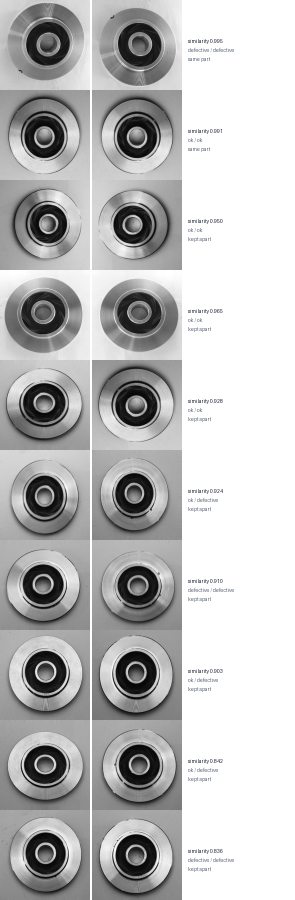
#> input picture reports/figures/duplicate_pairs.png, 590 x 1800 px, given in place of cast_def_0_0.jpeg, which was not available (shown at 1/2 size)
$ python baseline.py
#> lines starting #> are read from the running program, lines starting #| are printed output that depends on the picture; pictures that were not available may be replaced by others from this repository, and a replacement may not be noted
#> (reads data/split_manifest.csv from the repository)
### src/data.py
"""Verify and unpack the Kaggle zip, then build an inventory of every image.

    python -m src.data
"""
import hashlib
import zipfile

import numpy as np
import pandas as pd
from PIL import Image

from src.config import CLASSES, EXTRACTED, PROCESSED, SET_300, SET_512, ZIP, ZIP_SHA256


# [18 lines left out: functions sha256, verify_and_extract, not called in this run]


def load_gray(path, size: int | None = None) -> np.ndarray:
    """Images are stored as RGB JPEGs but are grayscale; load as float32 in [0, 1]."""
#> called with size = 128
    im = Image.open(path).convert("L")
    if size:
        im = im.resize((size, size), Image.Resampling.BOX)
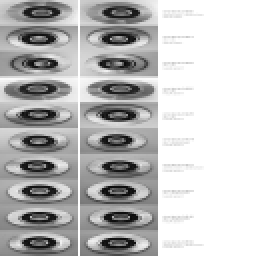
#> im: PIL image 128x128 L (shown 2 times larger); min 10, max 255, mean 188.4
    return np.asarray(im, dtype=np.float32) / 255.0


# [21 lines left out: functions inventory, main, not called in this run]


# [2 lines that do not run on import are left out]

### src/baseline.py
"""Model A, the no-transfer-learning floor: HOG features + logistic regression.

HOG (histograms of edge directions in small cells) is the classic hand-made image feature.
If an ImageNet backbone cannot beat it clearly, transfer learning is not earning its cost.
Regularisation strength C is chosen on validation (average precision); test is not touched.

    python -m src.baseline
"""
import json

import joblib
import numpy as np
import pandas as pd
from skimage.feature import hog
from sklearn.linear_model import LogisticRegression
from sklearn.metrics import average_precision_score
from sklearn.pipeline import make_pipeline
from sklearn.preprocessing import StandardScaler

from src.config import EXTRACTED, MANIFEST, MODELS, REPORTS, SEED
from src.data import load_gray

HOG_SIZE = 128


def hog_features(paths) -> np.ndarray:
    return np.stack([hog(load_gray(EXTRACTED / p, HOG_SIZE), orientations=9, pixels_per_cell=(8, 8),
                         cells_per_block=(2, 2), feature_vector=True) for p in paths]).astype(np.float32)
#> call 2 of load_gray, with size = 128
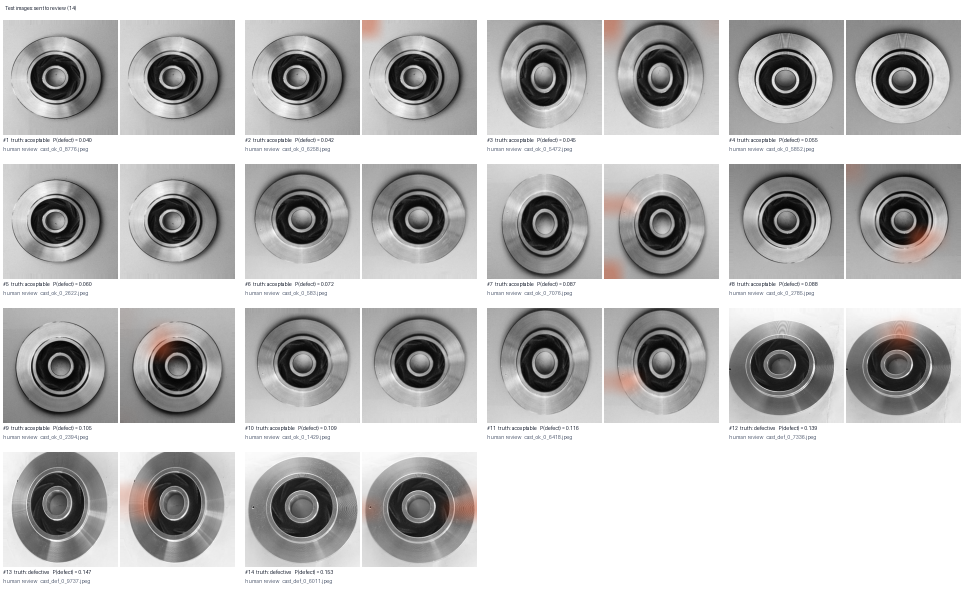
#> input picture reports/figures/errors_review.png, 1936 x 1192 px, given in place of cast_def_0_1015.jpeg, which was not available (shown at 1/2 size)
#> in load_gray (call 2), `im = im.resize((size, size), Image.Resampling.BOX)`:
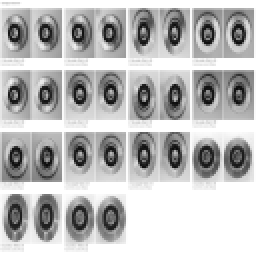
#> im: PIL image 128x128 L (shown 2 times larger); min 11, max 255, mean 186.7


def main():
    m = pd.read_csv(MANIFEST)
    X = {s: hog_features(m.loc[m["split"] == s, "path"]) for s in ["train", "val", "test"]}
    y = {s: m.loc[m["split"] == s, "label"].values for s in ["train", "val", "test"]}
    log = []
    for c in [0.0003, 0.001, 0.003, 0.01, 0.03, 0.1, 0.3, 1.0, 3.0]:
        clf = make_pipeline(StandardScaler(), LogisticRegression(C=c, max_iter=3000, random_state=SEED))
        clf.fit(X["train"], y["train"])
        log.append({"C": c, "val_ap": average_precision_score(y["val"], clf.predict_proba(X["val"])[:, 1])})
    log = pd.DataFrame(log)
    best_c = float(log.loc[log["val_ap"].idxmax(), "C"])
    clf = make_pipeline(StandardScaler(), LogisticRegression(C=best_c, max_iter=3000, random_state=SEED))
    clf.fit(X["train"], y["train"])
    MODELS.mkdir(exist_ok=True)
    joblib.dump(clf, MODELS / "hog_lr.joblib")
    preds = []
    for s in ["val", "test"]:
        part = m.loc[m["split"] == s, ["path", "label", "split"]].copy()
        part["score"] = clf.predict_proba(X[s])[:, 1]
        preds.append(part)
    out = REPORTS / "predictions"
    out.mkdir(parents=True, exist_ok=True)
    pd.concat(preds).to_csv(out / "hog_lr.csv", index=False)
    log.to_csv(REPORTS / "tuning_hog_lr.csv", index=False)
    print(log.to_string(index=False))
    print(json.dumps({"best_C": best_c, "n_features": int(X["train"].shape[1])}))


if __name__ == "__main__":
#> (the run stopped early here; a loop or call above may not have finished)
